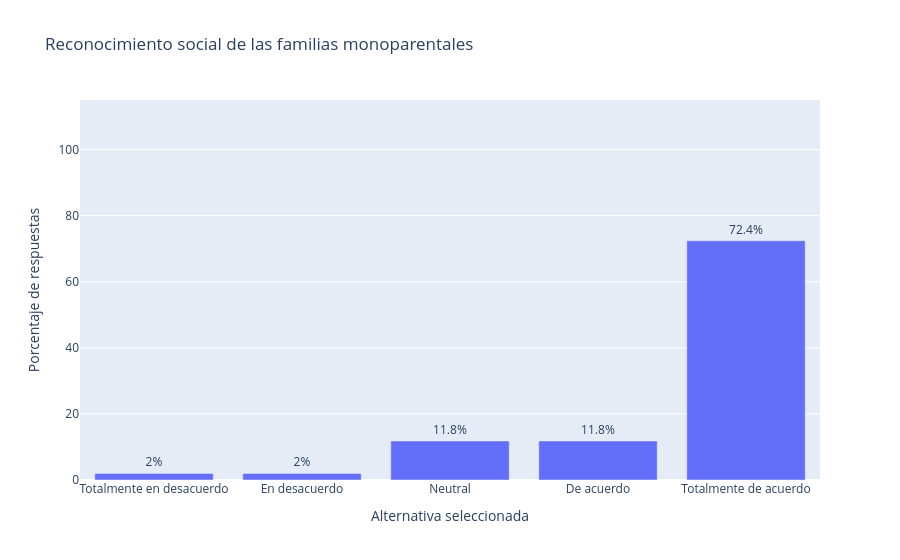

Notebook code for this chart:
### Code cell
import pandas as pd
import plotly.express as px

pregunta = "Las familias monoparentales deberían tener el mismo reconocimiento social que las familias tradicionales."

respuestas = pd.to_numeric(datos[pregunta], errors="coerce").dropna()

tabla = respuestas.value_counts().reindex([1, 2, 3, 4, 5], fill_value=0)
tabla = tabla.rename_axis("Respuesta").reset_index(name="Cantidad")

alternativas = {
    1: "Totalmente en desacuerdo",
    2: "En desacuerdo",
    3: "Neutral",
    4: "De acuerdo",
    5: "Totalmente de acuerdo"
}

tabla["Alternativa"] = tabla["Respuesta"].map(alternativas)
tabla["Porcentaje"] = (
    tabla["Cantidad"] / len(respuestas) * 100
).round(1)

display(tabla)

fig = px.bar(
    tabla,
    x="Alternativa",
    y="Porcentaje",
    text="Porcentaje",
    title="Reconocimiento social de las familias monoparentales",
    labels={
        "Alternativa": "Alternativa seleccionada",
        "Porcentaje": "Porcentaje de respuestas"
    }
)

fig.update_traces(
    texttemplate="%{text}%",
    textposition="outside"
)

fig.update_layout(yaxis_range=[0, 115])
fig.show()

### Figure 1 — Plotly figure (JSON) as saved in the notebook; plotly's stock layout.template omitted (floating-point values rounded to 4 significant figures)
{"data": [{"hovertemplate": "Alternativa seleccionada=%{x}<br>Porcentaje de respuestas=%{text}<extra></extra>", "legendgroup": "", "marker": {"color": "#636efa", "pattern": {"shape": ""}}, "name": "", "orientation": "v", "showlegend": false, "text": [2.0, 2.0, 11.8, 11.8, 72.4], "textposition": "outside", "texttemplate": "%{text}%", "type": "bar", "x": ["Totalmente en desacuerdo", "En desacuerdo", "Neutral", "De acuerdo", "Totalmente de acuerdo"], "xaxis": "x", "y": [2.0, 2.0, 11.8, 11.8, 72.4], "yaxis": "y"}], "layout": {"barmode": "relative", "legend": {"tracegroupgap": 0}, "title": {"text": "Reconocimiento social de las familias monoparentales"}, "xaxis": {"anchor": "y", "domain": [0, 1], "title": {"text": "Alternativa seleccionada"}}, "yaxis": {"anchor": "x", "domain": [0, 1], "range": [0, 115], "title": {"text": "Porcentaje de respuestas"}}}}
